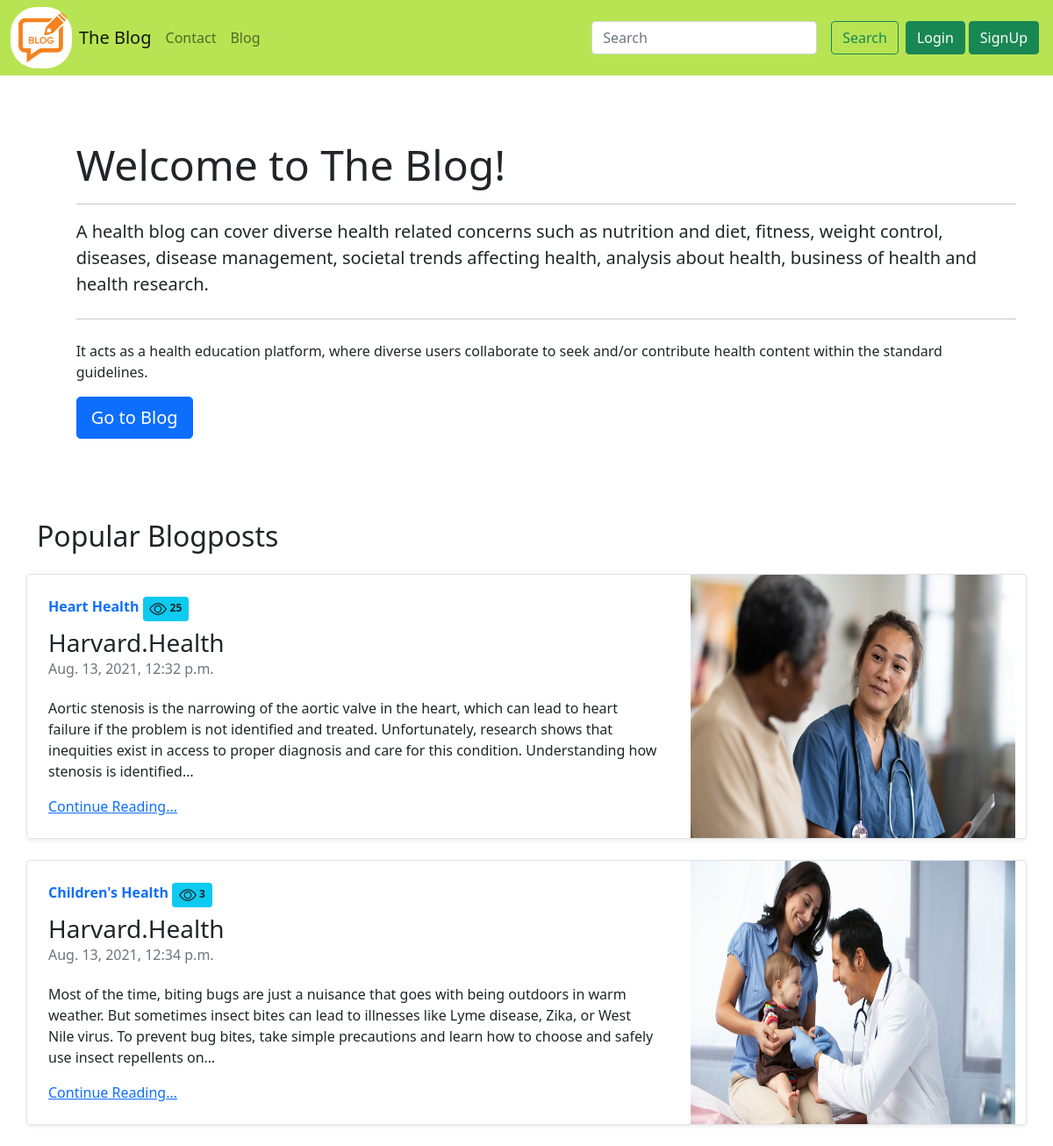
Before: / with the older database file.
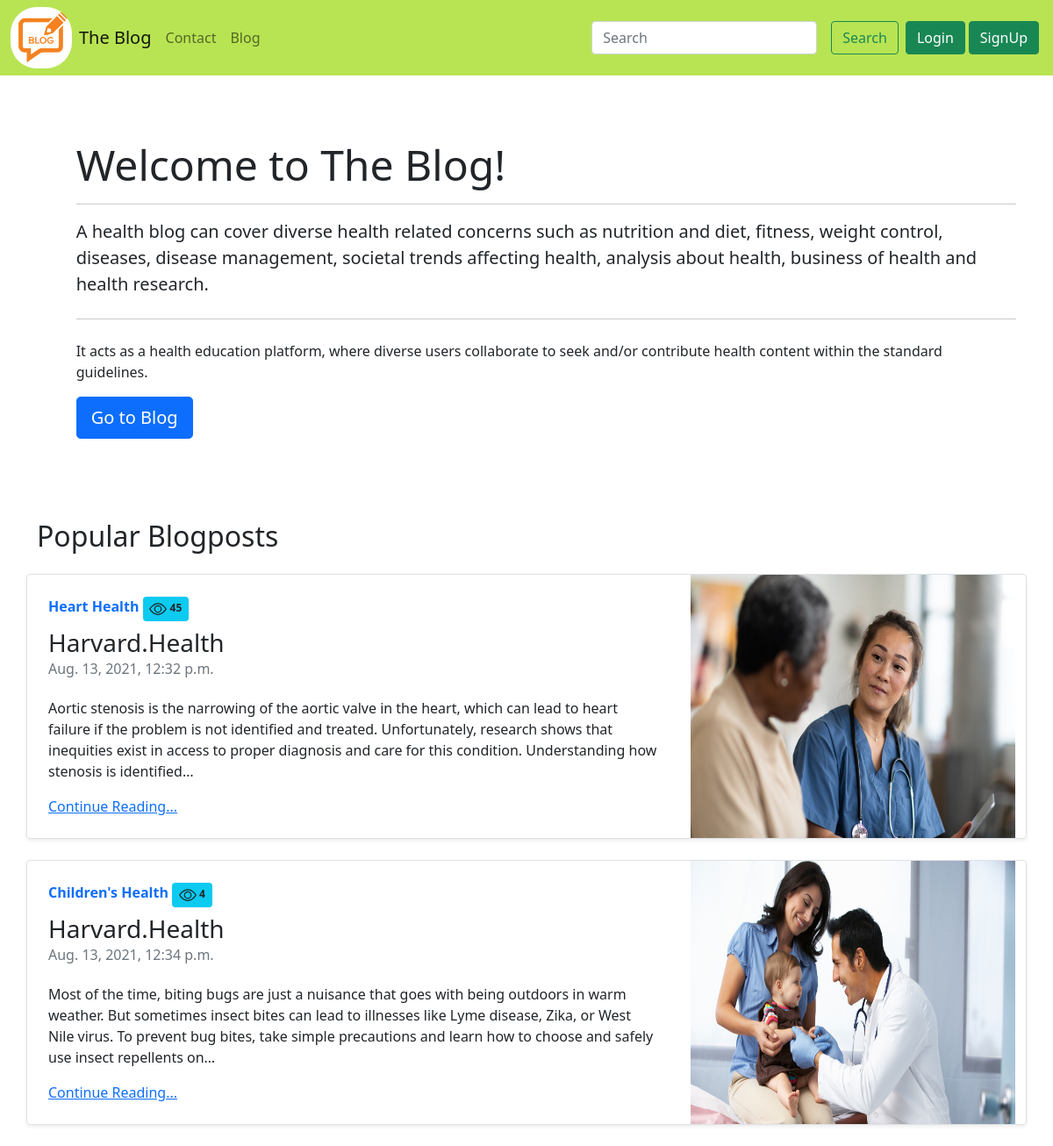
After: the same page with the newer database file.
### Blogger/models.py (models this page shows, shortened)
class Post(models.Model):
    sno = models.AutoField(primary_key=True)
    title = models.CharField(max_length=255)
    author = models.CharField(max_length=255)
    views = models.IntegerField(default=0)
    content = models.TextField()
    slug = models.SlugField(max_length=255, blank=True)
    timeStamp = models.DateTimeField(blank=True)
    image = models.ImageField(upload_to="Blogger/blog_img", default = "")

### Home/views.py (the view)
# urls.py: path('', views.blank, name='blank'),
def blank(request):
    allPosts = Post.objects.all().order_by('-views')
    context = {"allPosts":allPosts}
    return render(request,'Home/home.html',context)

### templates/home/home.html (shortened to what this page needs)
{% extends 'Home/basic.html' %}
{% block body %}
<div class="container my-3"
    style="background-color: white;padding-left: 1.5cm;padding-top: 1.5cm;padding-bottom: 2cm;">
    <div class="jumbotron">
        <h1 class="display-5">Welcome to The Blog!</h1>
        <hr>
        <p class="lead">A health blog can cover diverse health related concerns such as nutrition and diet, fitness, weight control, diseases, disease management, societal trends affecting health, analysis about health, business of health and health research.</p>
        <hr class="my-4">
        <p>It acts as a health education platform, where diverse users collaborate to seek and/or contribute health content within the standard guidelines.</p>
        <a class="btn btn-primary btn-lg" href="/blog" role="button">Go to Blog</a>
    </div>
</div>
<div class="container">
    <h2>Popular Blogposts</h2>
    {% for post in allPosts|slice:":2" %}
    <div
        class="row no-gutters border rounded overflow-hidden flex-md-row mb-4 shadow-sm h-md-250 my-4 position-relative">
        <div class="col p-4 d-flex flex-column position-static">
            <strong class="d-inline-block mb-2 text-primary">{{post.title}} <span
                    class="badge bg-info text-dark">  {{post.views}}</span></strong>
            <h3 class="mb-0">{{post.author}}</h3>
            <div class="mb-1 text-muted">{{post.timeStamp}}</div>
            <p class="card-text mb-auto">{{post.content|safe|truncatechars:300}}</p>
            <a href="/blog" class="stretched-link">Continue Reading...</a>
        </div>
        <div class="col-auto d-none d-lg-block">
        <img src="/media/{{post.image}}" height="300" min width = "370" alt="" srcset="">
        </div>
    </div>
    {% endfor %}
</div>
{% endblock body %}

### templates/home/basic.html (shortened to what this page needs)
<!doctype html>
<html lang="en">
<head>
    <link href="https://cdn.jsdelivr.net/npm/bootstrap@5.0.0-beta3/dist/css/bootstrap.min.css" rel="stylesheet"
>
</head>
<body>
{% load static %}
    <nav class="navbar navbar-expand-lg navbar-light" style="background-color: #b8e453;">
        <div class="container-fluid">
        <img style="border-radius: 30px;" src="{% static 'image/blog.png' %}" onclick="document.location='/'" width="70" height="70" alt="blog img" srcset="">
            <a class="navbar-brand mx-2" href="/">The Blog</a>
            <div class="collapse navbar-collapse" id="navbarSupportedContent">
                <ul class="navbar-nav me-auto mb-2 mb-lg-0">
                    <li class="nav-item">
                        <a class="nav-link {% block contactactive %}{% endblock contactactive %}"
                            href="/contact">Contact</a>
                    </li>
                    <li class="nav-item">
                        <a class="nav-link {% block blogactive %}{% endblock blogactive %}" href="/blog">Blog</a>
                    </li>
                </ul>
                <form method="get" action="/search" class="d-flex">
                    <input class="form-control me-2" type="search" placeholder="Search" aria-label="Search" name="query"
                        id="search">
                    <button class="btn btn-outline-success mx-2" type="submit">Search</button>
                </form>
                {% if user.is_authenticated %}
                <li class="nav dropdown">
                    <a class="nav-link dropdown-toggle" href="#" id="navbarDropdown" role="button"
                        data-bs-toggle="dropdown" aria-expanded="false">
                        Welcome<b> {{request.user}}</b>
                    </a>
                    <ul class="dropdown-menu" aria-labelledby="navbarDropdown">
                        <li><a class="dropdown-item" href="/Logout">Logout</a></li>
                    </ul>
                </li>
                {% else %}
                <button type="button" class="btn btn-success mr-0" data-bs-toggle="modal" data-bs-target="#loginModal">
                    Login
                </button>
                <button type="button" class="btn btn-success mx-1" data-bs-toggle="modal" data-bs-target="#signupModal">
                    SignUp
                </button>
                {% endif %}
            </div>
        </div>
    </nav>
    {% block body %} {% endblock body %}
</body>
</html>

Changed rows visible on the page:
changed Post "Heart Health": views "25" → "45"
changed Post "Children's Health": views "3" → "4"
